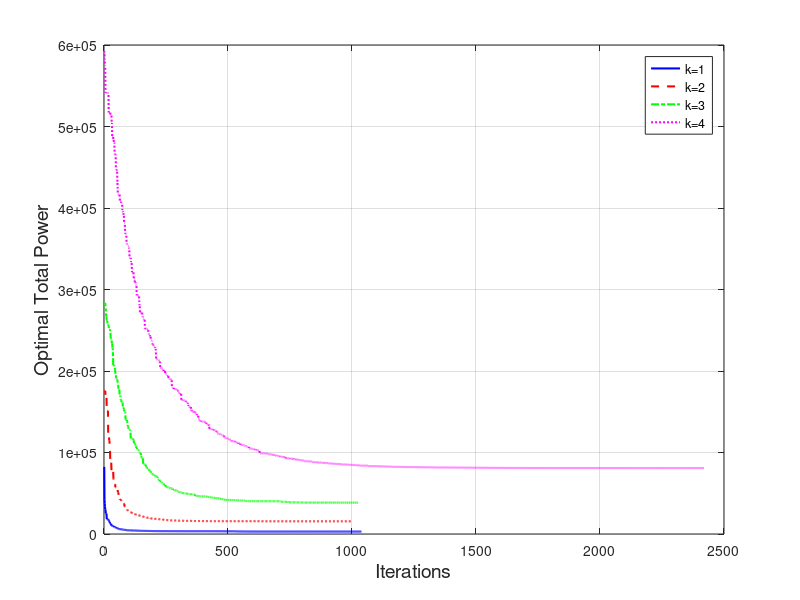

The MATLAB script that drew this image:
clc; clear;

% Set graphics display parameters
set(0, 'DefaultAxesFontSize', 10);
set(0, 'DefaultTextFontSize', 12);

time = [401.756737, 1209.862061, 281.671530, 506.041486];

% Load data
load('case2_GA1_record.mat', 'record1');
load('case2_GA2_record.mat', 'record2');
load('case2_GA3_record.mat', 'record3');
load('case2_GA4_record.mat', 'record4');

% % Find the maximum length for unifying the x-axis
% max_len = max([length(record1), length(record2), length(record3), length(record4)]);
% 
% % Create figure
% figure('Position', [100, 100, 1200, 800]);
% 
% % (a) GA convergence curve for k=1
% subplot(2, 2, 1);
% plot(record1, 'b-', 'LineWidth', 2);
% xlabel('Iterations', 'FontSize', 16);
% ylabel('Optimal Total Power', 'FontSize', 16);
% title('(a) k=1', 'FontSize', 16, 'FontWeight', 'bold');
% grid on;
% 
% % Add annotation for final value
% final_value1 = record1(end);
% text(length(record1)*0.5, max(record1)*0.8, sprintf('Final Power: %.2e', final_value1), ...
%     'FontSize', 14, 'BackgroundColor', 'white');
% text(length(record1)*0.5, max(record1)*0.65, sprintf('runtime: %.2f S', time(1)), ...
%     'FontSize', 16, 'BackgroundColor', 'white');
% 
% % (b) GA convergence curve for k=2
% subplot(2, 2, 2);
% plot(record2, 'r-', 'LineWidth', 2);
% xlabel('Iterations', 'FontSize', 16);
% ylabel('Optimal Total Power', 'FontSize', 16);
% title('(b) k=2', 'FontSize', 16, 'FontWeight', 'bold');
% grid on;
% 
% % Add annotation for final value
% final_value2 = record2(end);
% text(length(record2)*0.5, max(record2)*0.8, sprintf('Final Power: %.2e', final_value2), ...
%     'FontSize', 14, 'BackgroundColor', 'white');
% text(length(record2)*0.5, max(record2)*0.65, sprintf('runtime: %.2f S', time(2)), ...
%     'FontSize', 16, 'BackgroundColor', 'white');
% 
% % (c) GA convergence curve for k=3
% subplot(2, 2, 3);
% plot(record3, 'g-', 'LineWidth', 2);
% xlabel('Iterations', 'FontSize', 16);
% ylabel('Optimal Total Power', 'FontSize', 16);
% title('(c) k=3', 'FontSize', 16, 'FontWeight', 'bold');
% grid on;
% 
% % Add annotation for final value
% final_value3 = record3(end);
% text(length(record3)*0.45, max(record3)*0.8, sprintf('Final Power: %.2e', final_value3), ...
%     'FontSize', 16, 'BackgroundColor', 'white');
% text(length(record3)*0.45, max(record3)*0.65, sprintf('runtime: %.2f S', time(3)), ...
%     'FontSize', 16, 'BackgroundColor', 'white');
% 
% % (d) GA convergence curve for k=4
% subplot(2, 2, 4);
% plot(record4, 'm-', 'LineWidth', 2);
% xlabel('Iterations', 'FontSize', 16);
% ylabel('Optimal Total Power', 'FontSize', 16);
% title('(d) k=4', 'FontSize', 16, 'FontWeight', 'bold');
% grid on;
% 
% % Add annotation for final value
% final_value4 = record4(end);
% text(length(record4)*0.4, max(record4)*0.8, sprintf('Final Power: %.2e W', final_value4), ...
%     'FontSize', 16, 'BackgroundColor', 'white');
% text(length(record4)*0.4, max(record4)*0.65, sprintf('runtime: %.2f S', time(4)), ...
%     'FontSize', 16, 'BackgroundColor', 'white');
% 
% % Add overall title
% % sgtitle('Comparison of GA Optimization Performance under Different Fusion Rules', 'FontSize', 14, 'FontWeight', 'bold');
% 
% % Adjust subplot spacing
% h = gcf;
% set(h, 'PaperPositionMode', 'auto');

figure;
plot(1:length(record1), record1, 'b-', 'LineWidth', 1.5, 'DisplayName', 'k=1');
hold on;
plot(1:length(record2), record2, 'r--', 'LineWidth', 1.5, 'DisplayName', 'k=2');
plot(1:length(record3), record3, 'g-.', 'LineWidth', 1.5, 'DisplayName', 'k=3');
plot(1:length(record4), record4, 'm:', 'LineWidth', 1.5, 'DisplayName', 'k=4');
hold off;

xlabel('Iterations', 'FontSize', 14);
ylabel('Optimal Total Power', 'FontSize', 14);
legend('show');
grid on;

% Save figure
print('case2_GA1234.jpg', '-dpng', '-r300');
fprintf('Figure saved as case2_GA1234.jpg\n');
